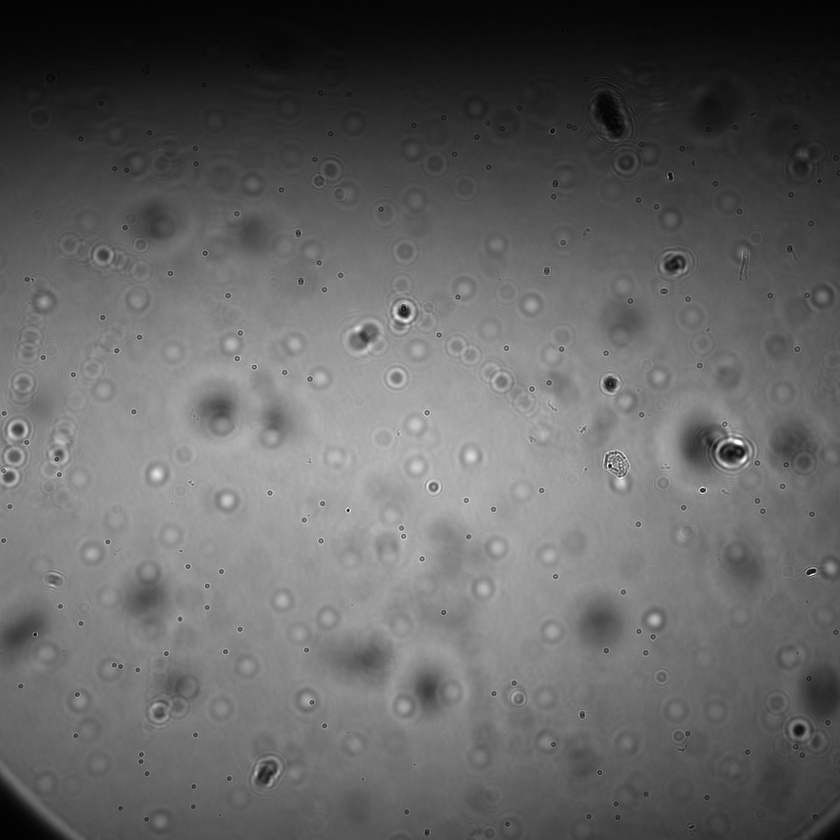
#> input picture data/data_024.jpg, 840 x 840 px, shrunk from 5120 x 5120 before the run, found by its file name
$ python main_v2.py
#> lines starting #> are read from the running program, lines starting #| are printed output that depends on the picture
### modules/TweezerImageProcessing.py
from pathlib import Path
import matplotlib.pyplot as plt
import numpy as np
import pandas as pd
from natsort import natsorted
from nptdms import TdmsFile
from scipy.optimize import curve_fit
from tqdm.auto import tqdm
import cv2


# [66 lines left out: functions create_circular_mask, create_ref_image, fit_peak, get_roi, set_roi, not called in this run]


def multiply_along_axis(A, B, axis):
    return np.swapaxes(np.swapaxes(A, axis, -1) * B, -1, axis)


# [14 lines left out: functions create_filter, calc_fft, not called in this run]


def calc_weight(x, x_array, width):
    weight = np.exp(-2 * (x - x_array) ** 2 / width**2)
    return weight / np.sum(weight)


# [55 lines left out: functions zoom_fft2, get_peak, not called in this run]


class Beads:
    def __init__(self, lut_filename=None, pix_um=0.225, n=1.33, roi_size=128):
        self.refraction_index = n
        self.pix_um = pix_um
        self.roi_size = roi_size
        if lut_filename is not None:
            self._create_lut(lut_filename)
        return

    # [118 lines left out: functions find_files_with_wildcard, read_avi, save_avi, find_focus, calc_fft2d, resample_lut and 2 more, not called in this run]

    def _create_lut(self, filename, highpass=20, lowpass=90, z_width=0.25):
#> (the call stopped at in _create_lut, `z_calib = ( np.asarray(TdmsFile(filename)["Tracking data"]["Focus (mm)..`: nptdms is not available in this run)
        filename = Path(filename)
        if ".tdms" in filename.suffix:
            z_calib = (
                np.asarray(TdmsFile(filename)["Tracking data"]["Focus (mm)"]) * 1000
            )
            self.lut_filename = str(filename).replace(r".tdms", r"ROI.bin")
            lut = np.fromfile(self.bin_file, np.uint8)
            roi_size = np.sqrt(len(lut) / len(z_calib)).astype(np.int32)
            lut = lut.reshape([-1, roi_size, roi_size])
        elif ".xlsx" in filename.suffix:
            df = pd.read_excel(filename)
            try:
                z_calib = df["z_calib (um)"].values
                lut = self.read_avi(filename.with_suffix(".avi"))
                self.roi_size = lut.shape[-1]
                self.lut_filename = filename
            except KeyError:
                try:
                    z_calib = df["focus (um)"].values
                except KeyError:
                    raise KeyError("No focus data found in excel file")
                    return
                movie = self.read_avi(filename.with_suffix(".avi"))
                lut_file = filename.with_name(filename.stem + "_lut.avi")
                coords = self.pick_beads(
                    movie[0], n_beads=1, title="Pick bead for LUT", filename=lut_file
                )
                lut = np.asarray(
                    [get_roi(im, self.roi_size, coords[0])["image"] for im in movie]
                ).astype(np.uint8)

                focus_index = self.find_focus(
                    lut
                )  # find the frame with the highest spatial frequencies
                z_calib = z_calib[focus_index:]
                z_calib = np.max(z_calib) - z_calib
                z_calib /= self.refraction_index  # to um
                z_calib -= 1  # add 1 um margin to avoid negative values
                lut = lut[focus_index:]

                self.save_avi(lut, lut_file)

                with pd.ExcelWriter(lut_file.with_suffix(".xlsx")) as writer:
                    pd.DataFrame(z_calib, columns=["z_calib (um)"]).to_excel(
                        writer, sheet_name="traces", index=True, float_format="%.5f"
                    )
                    pd.DataFrame(coords, columns=["x0 (pix)", "y0 (pix)"]).to_excel(
                        writer, sheet_name="parameters"
                    )
                    globs = pd.DataFrame(
                        [["roi_pix", self.roi_size, "settings"]],
                        columns=["parameter", "values", "section"],
                    )
                    globs.set_index("parameter", inplace=True)
                    globs.to_excel(writer, sheet_name="globals", index=True)
                print(f"New LUT saved to {lut_file}")

                self.lut_filename = lut_file
        else:
            raise ValueError("File type not supported")
            return

        self._highpass = highpass
        self._lowpass = lowpass
        self._z_width_um = z_width

        self._mask = create_filter(lowpass, highpass)
        self._fft_lut = np.asarray([self.calc_fft2d(frame)[0] for frame in lut])
        self._z_calib = z_calib
        # self._z_calib, self._fft_lut = self.resample_lut(z_calib, self._fft_lut, 50, z_width=z_width)
        return

    # [124 lines left out: functions _resample_lut, pick_beads, find_beads, not called in this run]

    def set_roi_coords(self, coords):
        self.coords = coords

    # [7 lines left out: function process_image, not called in this run]


class Traces:
    def __init__(self, filename=None):
        self.traces = pd.DataFrame()
        self.globs = pd.DataFrame()
        self.pars = pd.DataFrame()
        if filename:
            self.from_file(filename)
            self.set_glob("LUT file", filename, "LUT")
        return

    def __enter__(self):
        return self

    def __exit__(self, exc_type, exc_val, exc_tb):
        return self

    def from_file(self, filename):
        self.filename = Path(filename).with_suffix(".xlsx")
        try:
            self.traces = pd.read_excel(self.filename, "traces", index_col=0)
        except ValueError:
            self.traces = pd.DataFrame()
        except FileNotFoundError:
            self.traces = pd.DataFrame()
            self.pars = pd.DataFrame()
            self.globs = pd.DataFrame().squeeze()
            return
        try:
            self.pars = pd.read_excel(self.filename, "parameters", index_col=0)
        except:
            self.pars = pd.DataFrame()
        try:
            self.globs = pd.read_excel(self.filename, "globals", index_col=0)
            for key, value in self.globs.iteritems():
                if isinstance(value, str):
                    if value[0] == "[" and value[-1] == "]":
                        ar = value[1:-1].split(", ")
                        ar = [a[1:-1] if a[0] == "'" else a for a in ar]
                        self.globs.at[key] = ar

        except ValueError:
            self.globs = pd.DataFrame().squeeze()
        return

    # [73 lines left out: functions to_file, sort_traces, add_from_excel, read_log, get_glob, not called in this run]

    def set_glob(self, parameter, value, section=""):
        try:
            self.globs.loc[parameter] = [value, section]
        except ValueError:
            self.globs = pd.DataFrame(columns=["parameter", "value", "section"])
            self.globs.loc[0] = [parameter, value, section]
            self.globs.set_index("parameter", inplace=True)

    # [28 lines left out: functions get_par, set_par, add_frame_coords, not called in this run]

### modules/TweezersSupport.py
from time import time
from functools import wraps
import cv2


def color_text(r, g, b, text):
    return f"\033[38;2;{r};{g};{b}m{text}\033[0m"


def time_it(f):
    # [9 lines left out: function wrap, not called in this run]

    return wrap


# [7 lines left out: function show_image, not called in this run]

### modules/oldversions/main_v2.py
# Inspired by SuperFastPython.com -> example of one producer and multiple consumers with threads
# and https://www.askpython.com/python/producer-consumer-problem for buffering
from pathlib import Path
from queue import Queue
from threading import Thread
from time import sleep
from time import time

import numpy as np
import pandas as pd
from cv2 import imread
from pylablib.devices import IMAQ
from tqdm import tqdm

from modules.TweezerImageProcessing import get_roi, Beads, Traces
from modules.TweezersSupport import time_it, color_text

# Shared Memory variables
CAPACITY = 100
buffer = [0 for i in range(CAPACITY)]


# [115 lines left out: function test_aquisition, not called in this run]


if __name__ == "__main__":
    print()
    # set up lookup table
    ref_filename = Path(r"data\data_024.tdms")
    tracker = Beads(ref_filename)

    # find bead coordinates
    from_file = True
    filename = Path(r"data\data_024.jpg")
    data = Traces(filename)

    if from_file:
        im = imread(str(filename))[:, :, 0].astype(float).T
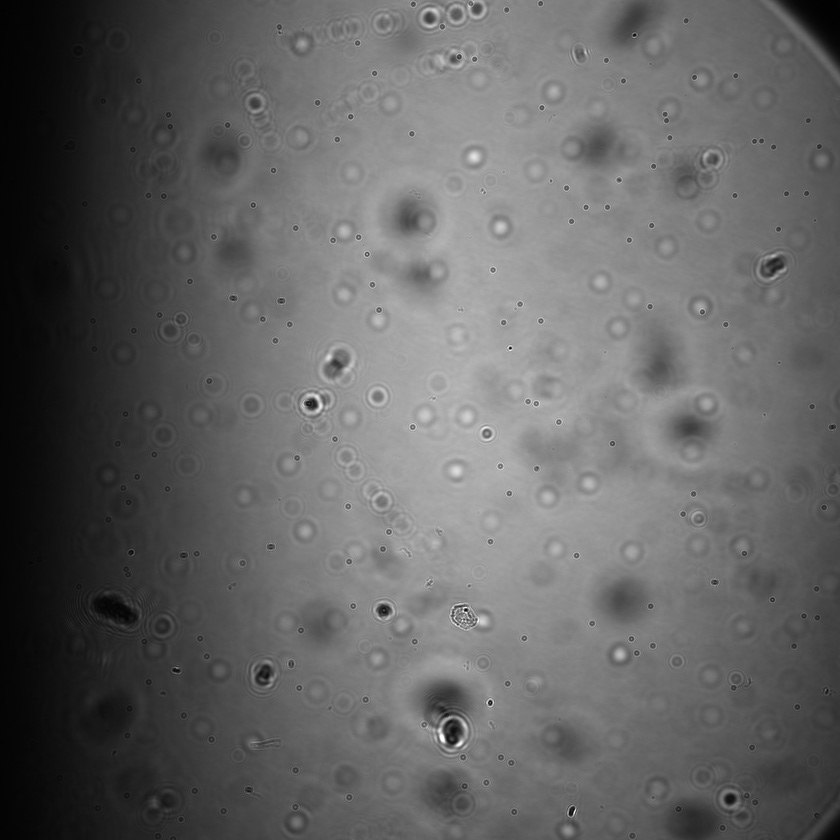
#> im: shape (840, 840) float64; min 1, max 255, mean 99.3
    else:
        im = imread(str(filename))[:, :, 0]
        data.pars = tracker.find_beads(im, 200, 0.6, show=True)
        data.set_glob("roi (pix)", tracker.roi_size, "Image processing")
        data.to_file()
        # im = None

    print(data.pars.tail(3))

    # acquire and process images
#> (the run stopped early here; a loop or call above may not have finished)
